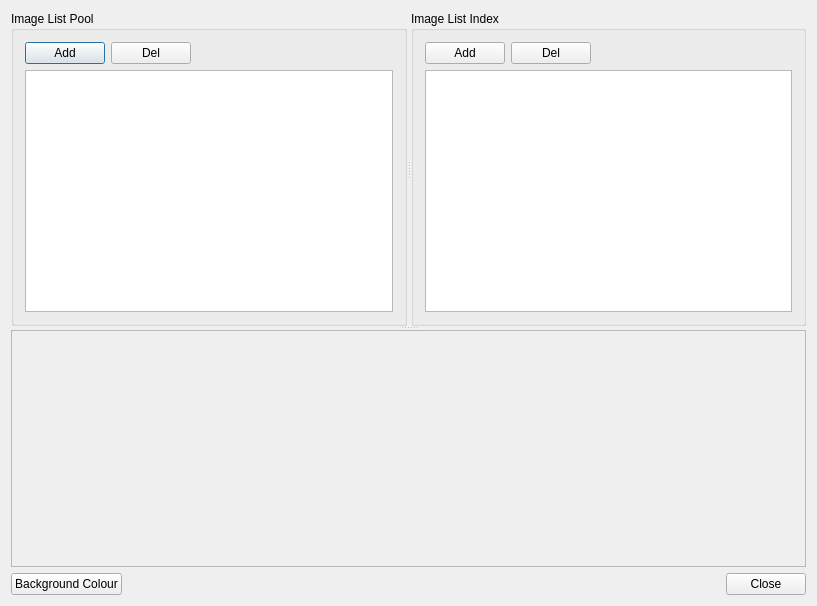
<?xml version="1.0" encoding="UTF-8"?>
<ui version="4.0">
 <class>imageListPool</class>
 <widget class="QDialog" name="imageListPool">
  <property name="geometry">
   <rect>
    <x>0</x>
    <y>0</y>
    <width>817</width>
    <height>606</height>
   </rect>
  </property>
  <property name="windowTitle">
   <string>Image List</string>
  </property>
  <layout class="QVBoxLayout" name="verticalLayout_3" stretch="0,0">
   <item>
    <widget class="QSplitter" name="splitter_2">
     <property name="orientation">
      <enum>Qt::Vertical</enum>
     </property>
     <property name="childrenCollapsible">
      <bool>true</bool>
     </property>
     <widget class="QSplitter" name="splitter">
      <property name="orientation">
       <enum>Qt::Horizontal</enum>
      </property>
      <widget class="QGroupBox" name="groupBox">
       <property name="title">
        <string>Image List Pool</string>
       </property>
       <layout class="QGridLayout" name="gridLayout">
        <item row="1" column="0">
         <layout class="QVBoxLayout" name="verticalLayout" stretch="0,1">
          <item>
           <layout class="QHBoxLayout" name="horizontalLayout_2">
            <item>
             <widget class="QPushButton" name="btnAddImgListPool">
              <property name="text">
               <string>Add</string>
              </property>
             </widget>
            </item>
            <item>
             <widget class="QPushButton" name="btnDelImgListPool">
              <property name="text">
               <string>Del</string>
              </property>
             </widget>
            </item>
            <item>
             <spacer name="horizontalSpacer_2">
              <property name="orientation">
               <enum>Qt::Horizontal</enum>
              </property>
              <property name="sizeHint" stdset="0">
               <size>
                <width>40</width>
                <height>20</height>
               </size>
              </property>
             </spacer>
            </item>
           </layout>
          </item>
          <item>
           <widget class="QTableView" name="m_tblImageIndexList">
            <property name="sizePolicy">
             <sizepolicy hsizetype="Preferred" vsizetype="Preferred">
              <horstretch>0</horstretch>
              <verstretch>0</verstretch>
             </sizepolicy>
            </property>
           </widget>
          </item>
         </layout>
        </item>
       </layout>
      </widget>
      <widget class="QGroupBox" name="groupBox_2">
       <property name="title">
        <string>Image List Index</string>
       </property>
       <layout class="QGridLayout" name="gridLayout_2">
        <item row="1" column="0">
         <layout class="QVBoxLayout" name="verticalLayout_2" stretch="0,1">
          <item>
           <layout class="QHBoxLayout" name="horizontalLayout_3">
            <item>
             <widget class="QPushButton" name="btnAddImgIndex">
              <property name="text">
               <string>Add</string>
              </property>
             </widget>
            </item>
            <item>
             <widget class="QPushButton" name="btnDelImgIndex">
              <property name="text">
               <string>Del</string>
              </property>
             </widget>
            </item>
            <item>
             <spacer name="horizontalSpacer_3">
              <property name="orientation">
               <enum>Qt::Horizontal</enum>
              </property>
              <property name="sizeHint" stdset="0">
               <size>
                <width>40</width>
                <height>20</height>
               </size>
              </property>
             </spacer>
            </item>
           </layout>
          </item>
          <item>
           <widget class="QTableView" name="m_tblImageIndex">
            <property name="sizePolicy">
             <sizepolicy hsizetype="Preferred" vsizetype="Preferred">
              <horstretch>0</horstretch>
              <verstretch>0</verstretch>
             </sizepolicy>
            </property>
           </widget>
          </item>
         </layout>
        </item>
       </layout>
      </widget>
     </widget>
     <widget class="QFrame" name="frame">
      <property name="minimumSize">
       <size>
        <width>0</width>
        <height>200</height>
       </size>
      </property>
      <property name="frameShape">
       <enum>QFrame::StyledPanel</enum>
      </property>
      <property name="frameShadow">
       <enum>QFrame::Raised</enum>
      </property>
     </widget>
    </widget>
   </item>
   <item>
    <layout class="QHBoxLayout" name="horizontalLayout">
     <item>
      <widget class="QPushButton" name="btnColor">
       <property name="text">
        <string>Background Colour</string>
       </property>
      </widget>
     </item>
     <item>
      <spacer name="horizontalSpacer">
       <property name="orientation">
        <enum>Qt::Horizontal</enum>
       </property>
       <property name="sizeHint" stdset="0">
        <size>
         <width>40</width>
         <height>20</height>
        </size>
       </property>
      </spacer>
     </item>
     <item>
      <widget class="QPushButton" name="btnClose">
       <property name="text">
        <string>Close</string>
       </property>
      </widget>
     </item>
    </layout>
   </item>
  </layout>
 </widget>
 <layoutdefault spacing="6" margin="11"/>
 <resources/>
 <connections/>
</ui>
